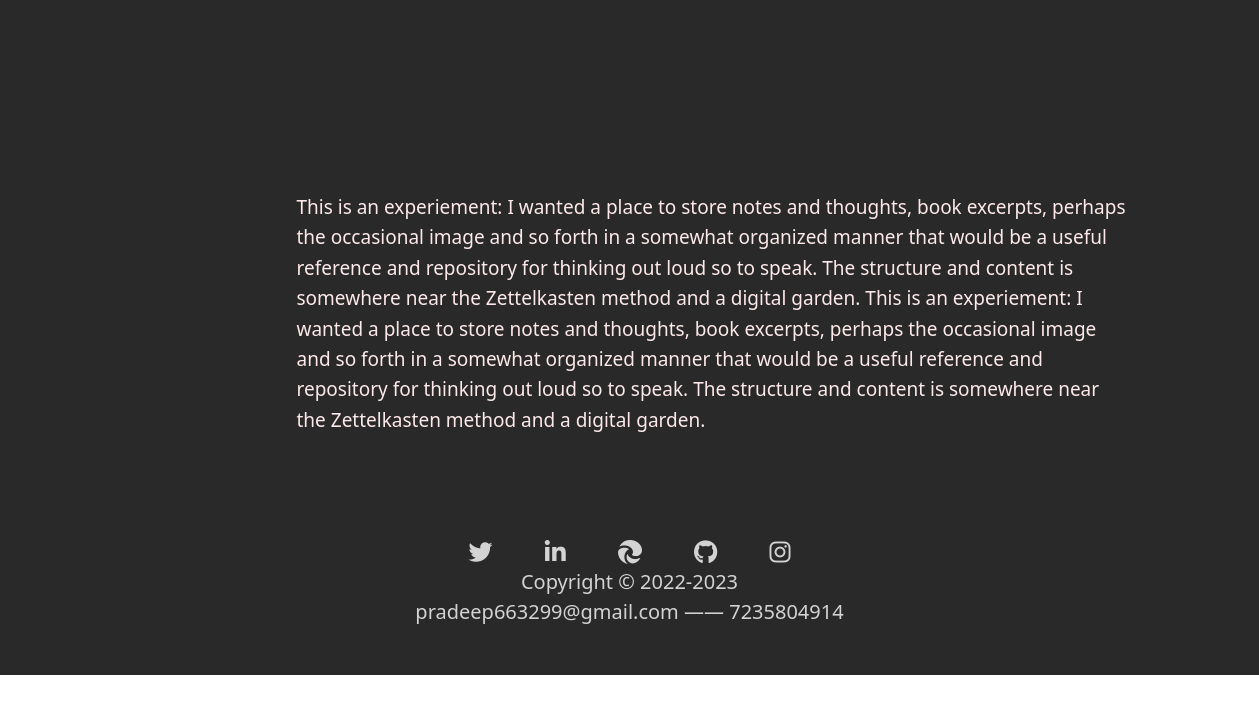
/inf/, run on the app's committed database.
### portfolioapp/models.py (models this page shows)
class Inf(models.Model):
    info=models.TextField(null=True,blank=True)
    @staticmethod
    def get_all_infor():
        return Inf.objects.all()

### portfolioapp/views.py (the view)
# urls.py: path("inf/",views.inf,name="inf"),
def inf(request):
    infes=Inf.get_all_infor()
    return render(request,"inf.html",{'infes':infes})

### portfolioapp/templates/inf.html (shortened to what this page needs)
{% extends "base.html" %}
{% block body %}
<div class="container mt-5">
    <div class="row">
        <div class="col-12 w-100 d-flex text-light align-items-center justify-content-center">
            <div class="box">
                <p>
                    {% for n in infes %}
                        <span> {{ n.info }} </span>
                    {% endfor %}
                </p>
            </div>
        </div>
    </div>
</div>
{% endblock %}

### portfolioapp/static/css/main.css (style rules this page uses)
* { margin: 0px; padding: 0px; box-sizing: border-box; }
@media (min-width: 300px) { .box { width: fit-content; height: fit-content; margin: 57px 0px; } }
@media (min-width: 300px) { .box p { margin-inline-start: 167px; font-size: 19px; line-height: 30.4px; color: #fde9e9; font-style: normal; font-weight: 400; letter-spacing: normal; text-decoration: none solid rgb(224, 224, 224); text-align: start; font-family: Unica77LLWeb-Regular, L10Web, system-ui, -apple-system, BlinkMacSystemFont, "Segoe UI", "Helvetica Neue", Arial, sans-serif; } }

### data on the page
Inf: info "This is an experiement: I wanted a place to store notes and thoughts, book excerpts, perhaps the occasional image and so forth in a somewhat organized manner that would be a useful reference and repository for thinking out loud so to speak. The structure and content is somewhere near the Zettelkasten method and a digital garden."
Inf: info "This is an experiement: I wanted a place to store notes and thoughts, book excerpts, perhaps the occasional image and so forth in a somewhat organized manner that would be a useful reference and repository for thinking out loud so to speak. The structure and content is somewhere near the Zettelkasten method and a digital garden."
